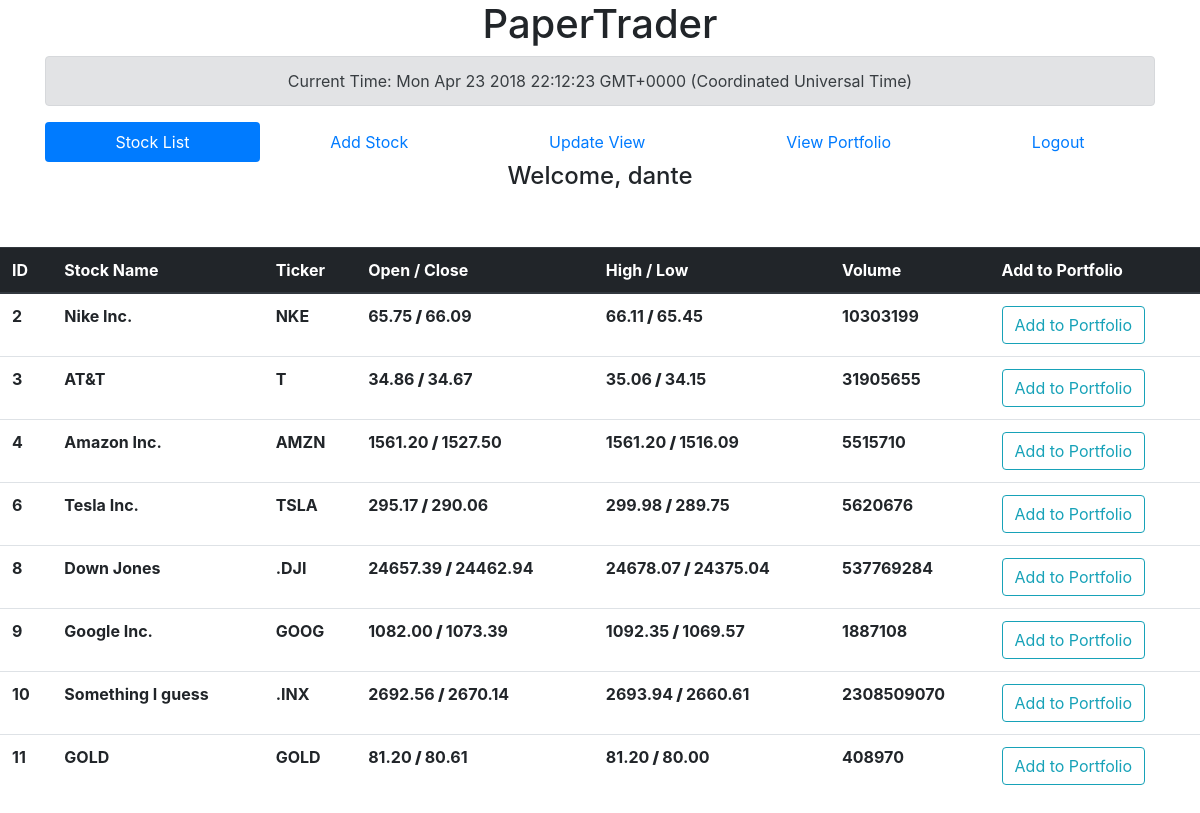
Page / (signed in) on the earlier database version.
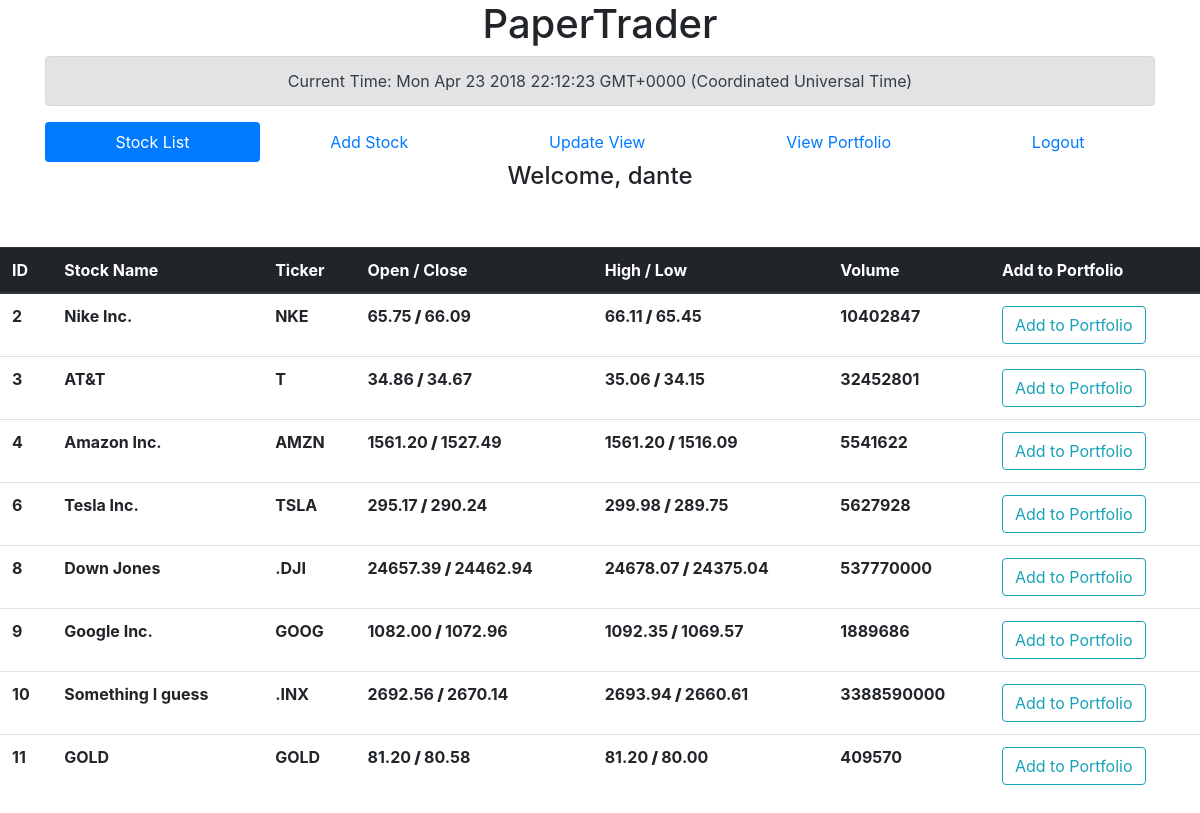
Same page on the later database version.
### PaperTraderApp/models.py (models this page shows, shortened)
class StockModel(models.Model):
    name = models.CharField(max_length=MAX_LENGTH_NAME, unique=True)
    symbol = models.CharField(max_length=MAX_LENGTH_SYMB, unique=True)
    opening = models.DecimalField(max_digits=MAX_DIGITS, decimal_places=2)
    closing = models.DecimalField(max_digits=MAX_DIGITS, decimal_places=2)
    high = models.DecimalField(max_digits=MAX_DIGITS, decimal_places=2)
    low  = models.DecimalField(max_digits=MAX_DIGITS, decimal_places=2)
    volume = models.DecimalField(max_digits=MAX_DIGITS, decimal_places=0)

### PaperTraderApp/views.py (the view)
# urls.py: path('', PaperTraderApp.views.ListStockView.as_view(), name="Home"),
class ListStockView(ListView):
    model = StockModel
    template_name = 'stock_list.html'

### PaperTraderApp/templates/stock_list.html (shortened to what this page needs)
<link rel="stylesheet" href="https://maxcdn.bootstrapcdn.com/bootstrap/4.0.0/css/bootstrap.min.css">
<div class="container">
<header>
<center>
<h1> PaperTrader </h1>
<div class="alert alert-secondary">
		Current Time:
</div>
</center>
<div class="align">
	<center>
	<ul class="nav nav-pills nav-fill">
	{% if user.is_anonymous %}
	<li class="nav-item">
	  <a class="nav-link disabled" href="/login">Login To Trade</a>
	</li>
	{% else %}
	<li class="nav-item">
	  <a class="nav-link active" href="/">Stock List</a>
	</li>
	{% if user.is_superuser %}
		<li class="nav-item">
		  <a class="nav-link" href="{% url "stock-new" %}">Add Stock</a>
		</li>
	{% endif %}
	<li class="nav-item">
	  <a class="nav-link" href="{% url "update" %}">Update View</a>
	</li>
	<li class="nav-item">
	  <a class="nav-link" href="{% url "portfolio" %}">View Portfolio</a>
	</li>
	<li class="nav-item">
		<a class="nav-link" href="/logout?next=/login">Logout</a>
	</li>
	</ul>
	<h4> Welcome, {{ user }}</h4>
	{% endif %}
	</center>
</header>
</div>
{% if user.is_anonymous %}
<div class="container">
<div class="jumbotron">
	<center>
	<h1 class="display-4">The future of investing</h1>
	<p class="lead">An alternative to traditional paper-trading applications</p>
	<hr class="my-4">
	<p> Sign up or Login to start </p>
		<a class="btn btn-secondary btn-lg" href="/login" role="button">Login</a>
		<a class="btn btn-secondary btn-lg" href="/signup" role="button">Sign Up</a>
	</center>
</div>
</div>
{% else %}
<table class="table">
	<thead class="thead-dark">
		<tr>
			<th scope="col">ID</th>
			<th scope="col">Stock Name</th>
			<th scope="col">Ticker</th>
			<th scope="col">Open / Close</th>
			<th scope="col">High / Low</th>
			<th scope="col">Volume</th>
			<th scope="col">Add to Portfolio</th>
		</tr>
	</thead>
	<tbody>
		{% for stock in object_list %}
		<tr>
			<th>{{ stock.id }}</th>
			<th>{{ stock.name }}</th>
			<th>{{ stock.symbol }}</th>
			<th>{{ stock.opening }}<strong> / </strong>{{ stock.closing }}</th>
			<th>{{ stock.high }}<strong> / </strong>{{ stock.low }}</th>
			<th>{{ stock.volume }}</th>
			<th> <a type="button" class="btn btn-outline-info"  href="{% url "portfolio-add" pk=stock.id %}">Add to Portfolio</a></th>
		</tr>
		{% endfor %}
	</tbody>
</table>
{% endif %}

Differences in the rows shown:
changed StockModel "Nike Inc.": volume "10303199" → "10402847"
changed StockModel "AT&T": volume "31905655" → "32452801"
changed StockModel "Amazon Inc.": closing "1527.50" → "1527.49"; volume "5515710" → "5541622"
changed StockModel "Tesla Inc.": closing "290.06" → "290.24"; volume "5620676" → "5627928"
changed StockModel "Down Jones": volume "537769284" → "537770000"
changed StockModel "Google Inc.": closing "1073.39" → "1072.96"; volume "1887108" → "1889686"
changed StockModel "Something I guess": volume "2308509070" → "3388590000"
changed StockModel "GOLD": closing "80.61" → "80.58"; volume "408970" → "409570"
